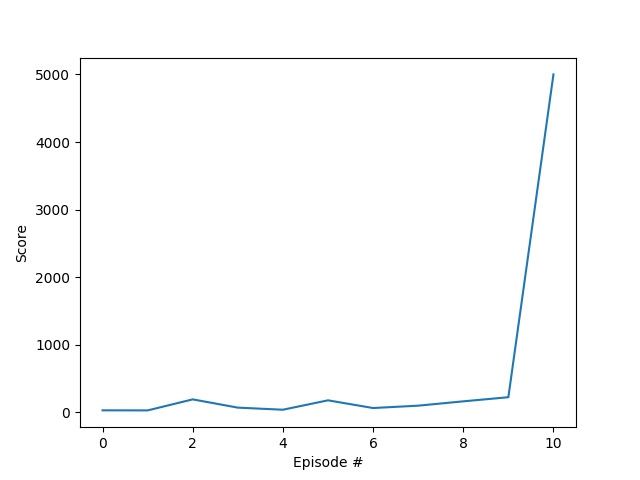

Write Python code to recreate this figure.
import gym
import random
import torch
import numpy as np
from collections import deque
import matplotlib.pyplot as plt
from collections import namedtuple, deque
import random
import time

env = gym.make('CartPole-v1')
env.reset(seed=17) 

from agent_test import AgentTest

agent = AgentTest(env, state_size=4, action_size=2)

def evolution(
        n_iterations=1000, # number of episodes used to train the agent
        max_t=2000, # maximum number of timesteps per episode
        gamma=1.0, # discount rate
        population=20, # size of population at each iteration
        elite_frac=0.4, # proportion of the population for selection
        std=0.2 # standard deviation of additive noise
    ):
    
    """Using Deep Q-learning"""

    scores_deque = deque(maxlen=100)
    scores = []
    n_elite=int(population*elite_frac)
    current_weights = std*np.random.randn(agent.get_weights_dim())
    previous_reward = 0

    start_time = time.time()

    for i_iteration in range(1, n_iterations+1):
        weights_pop = [current_weights + (std*np.random.randn(agent.get_weights_dim())) for i in range(population)]
        rewards = np.array([agent.evaluate(weights, gamma, max_t) for weights in weights_pop])

        elite_idxs = rewards.argsort()[-n_elite:]
        weights_pop = [weights_pop[i] for i in elite_idxs]
        rewards = [rewards[i] for i in elite_idxs]
        
        print(rewards)
        sum_rewards = np.sum(rewards)
        rewards = rewards / (sum_rewards + 1)
        print(sum_rewards)
        current_weights = np.average(weights_pop, axis=0, weights=rewards)

        reward = agent.evaluate(current_weights, gamma=1.0)

        scores_deque.append(reward)
        scores.append(reward)
        
        torch.save(agent.state_dict(), 'hill_climbing_checkpoint.pth')
        
        if i_iteration % 4 == 0:
            print('Episode {}\tAverage Score: {:.2f}'.format(i_iteration, np.mean(scores_deque)))
        if i_iteration % 100 == 0:
            elapsed_time = time.time() - start_time
            print("Duration: ", elapsed_time)

        if np.mean(scores_deque)>=195.0:
            print(f'Environment solved in {i_iteration-100} iterations!\tAverage Score: {np.mean(scores_deque)}')
            elapsed_time = time.time() - start_time
            print("Training duration: ", elapsed_time)
            break
    return scores


if __name__ == "__main__":
    input("Press Enter to continue...")
    scores = evolution()


    # plot the scores
    fig = plt.figure()
    ax = fig.add_subplot(111)
    plt.plot(np.arange(len(scores)), scores)
    plt.ylabel('Score')
    plt.xlabel('Episode #')
    plt.savefig('hill_climbing.png')
